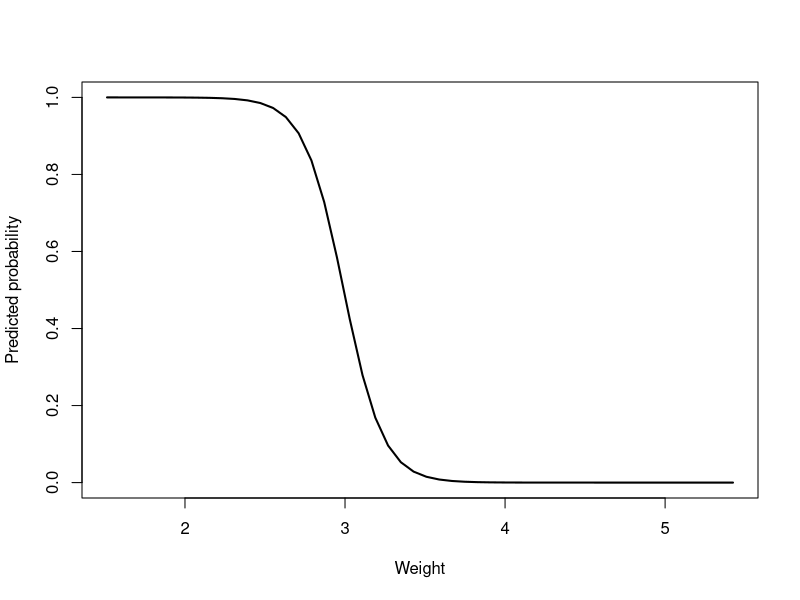
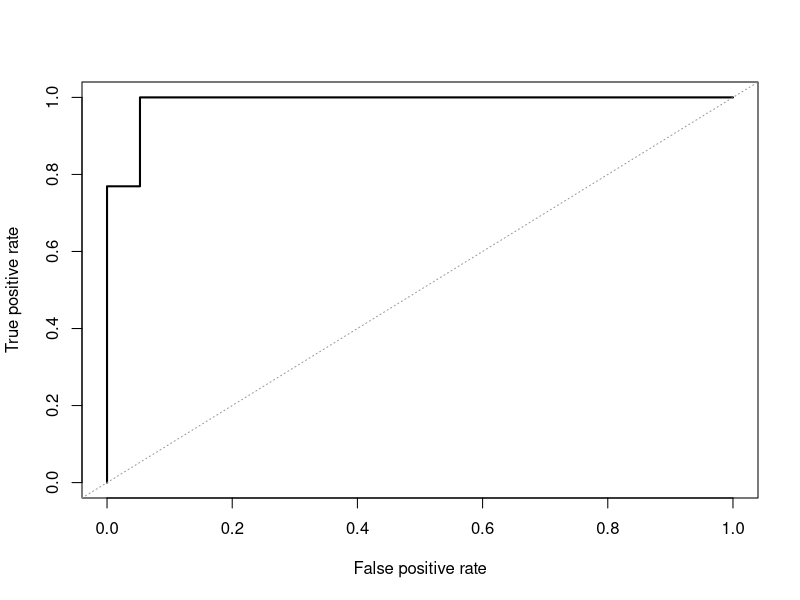

R code for these plots, in order:
## ---- chunk 1
#| include: false
fit_full <- glm(am ~ wt + hp + factor(cyl), data = mtcars, family = binomial)
prob <- predict(fit_full, type = "response")
## ---- chunk 2
fit <- glm(am ~ wt + hp, data = mtcars, family = binomial)
new_cars <- data.frame(wt = c(2.2, 3.2, 3.8), hp = c(110, 110, 110))
predict(fit, newdata = new_cars, type = "response")
## ---- chunk 3
fit <- glm(am ~ wt + hp, data = mtcars, family = binomial)
grid <- data.frame(
  wt = seq(min(mtcars$wt), max(mtcars$wt), length.out = 50),
  hp = mean(mtcars$hp)
)
grid$prob <- predict(fit, newdata = grid, type = "response")
plot(grid$wt, grid$prob, type = "l", lwd = 2,
     xlab = "Weight", ylab = "Predicted probability")
## ---- chunk 4
threshold <- 0.5
class_hat <- factor(ifelse(prob >= threshold, 1, 0), levels = c(0, 1))
actual <- factor(mtcars$am, levels = c(0, 1))
conf_mat <- table(Predicted = class_hat, Actual = actual)
conf_mat
## ---- chunk 5
true_pos <- conf_mat["1", "1"]
true_neg <- conf_mat["0", "0"]
false_pos <- conf_mat["1", "0"]
false_neg <- conf_mat["0", "1"]

accuracy <- (true_pos + true_neg) / sum(conf_mat)
sensitivity <- true_pos / (true_pos + false_neg)
specificity <- true_neg / (true_neg + false_pos)

c(accuracy = accuracy, sensitivity = sensitivity, specificity = specificity)
## ---- chunk 6
roc_thresholds <- seq(1, 0, by = -0.02)
actual <- factor(mtcars$am, levels = c(0, 1))
actual_num <- as.integer(actual) - 1

tpr <- sapply(roc_thresholds, function(t) {
  pred <- ifelse(prob >= t, 1, 0)
  tp <- sum(pred == 1 & actual_num == 1)
  fn <- sum(pred == 0 & actual_num == 1)
  tp / (tp + fn)
})

fpr <- sapply(roc_thresholds, function(t) {
  pred <- ifelse(prob >= t, 1, 0)
  fp <- sum(pred == 1 & actual_num == 0)
  tn <- sum(pred == 0 & actual_num == 0)
  fp / (fp + tn)
})

roc_df <- data.frame(fpr = fpr, tpr = tpr)
roc_df <- roc_df[order(roc_df$fpr), ]

plot(roc_df$fpr, roc_df$tpr, type = "l", lwd = 2,
     xlab = "False positive rate", ylab = "True positive rate")
abline(0, 1, lty = 3, col = "grey60")

auc <- sum(diff(roc_df$fpr) * (head(roc_df$tpr, -1) + tail(roc_df$tpr, -1)) / 2)
auc
